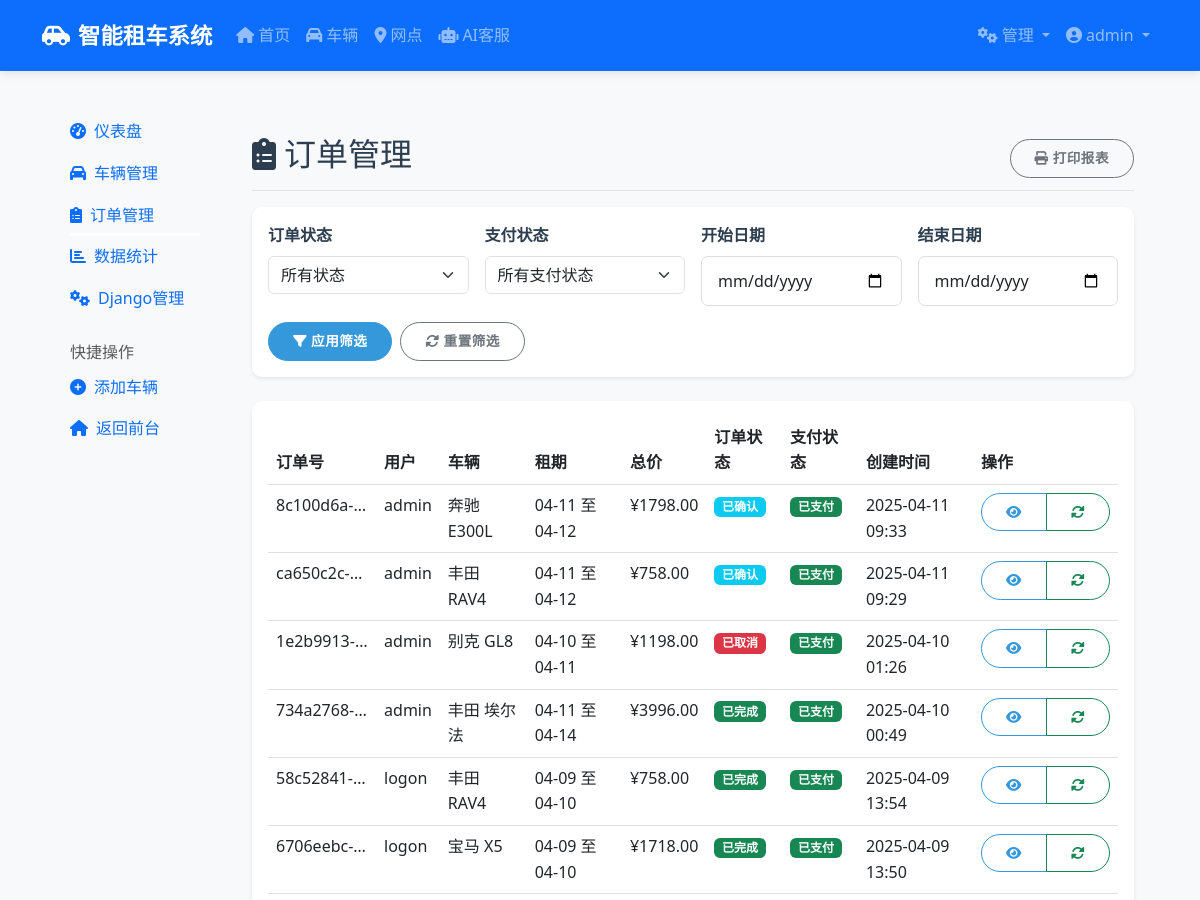
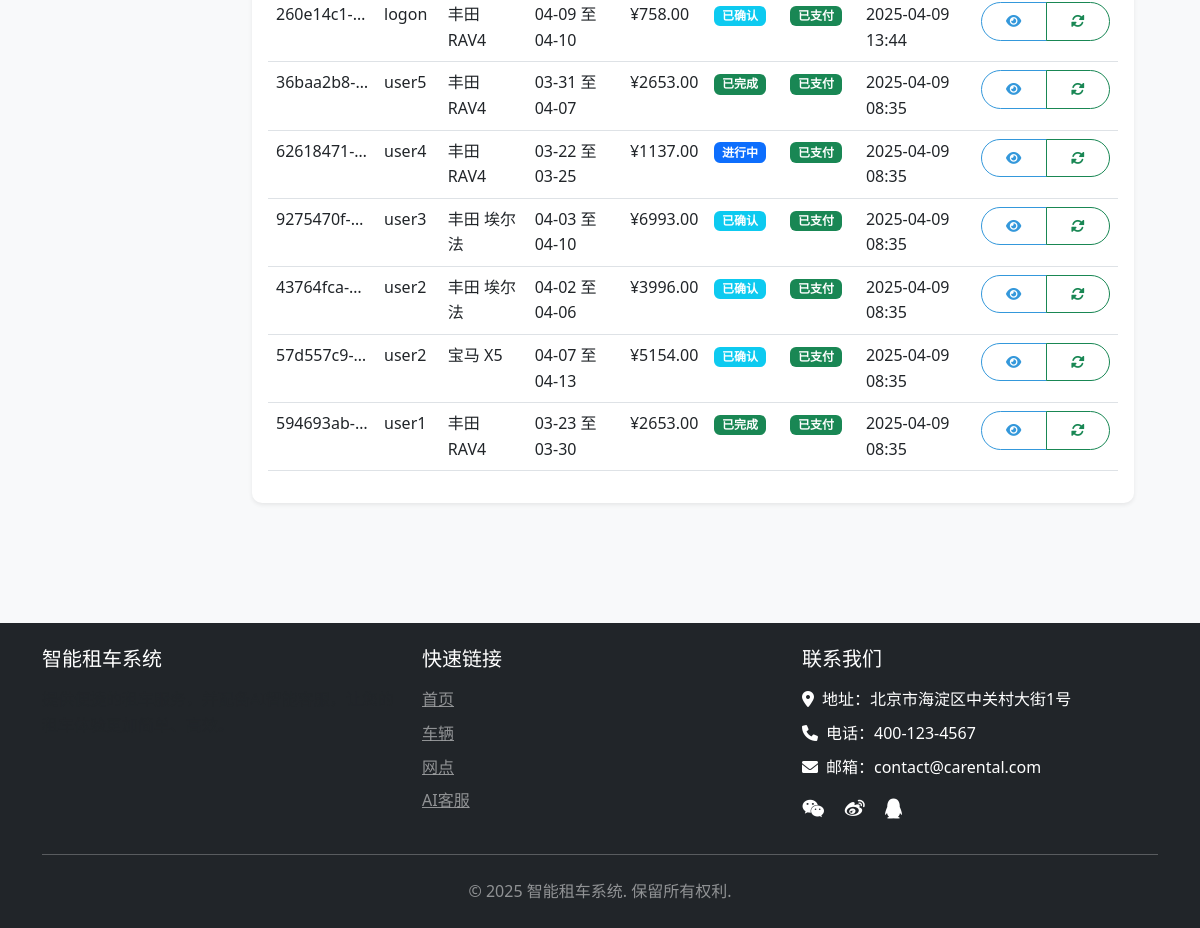
Screenshot of /my-admin/rentals/ (signed in) with the database file from the repository (2 pictures, top to bottom).
### car_rental/models.py (models this page shows, shortened)
class Rental(models.Model):
    RENTAL_STATUS_CHOICES = (
        ('pending', '待处理'),
        ('confirmed', '已确认'),
        ('ongoing', '进行中'),
        ('completed', '已完成'),
        ('cancelled', '已取消'),
    )
    PAYMENT_STATUS_CHOICES = (
        ('pending', '待支付'),
        ('paid', '已支付'),
        ('refunded', '已退款'),
    )
    order_id = models.UUIDField(default=uuid.uuid4, editable=False, unique=True, verbose_name='订单编号')
    user = models.ForeignKey(User, on_delete=models.CASCADE, related_name='rentals', verbose_name='用户')
    car = models.ForeignKey(Car, on_delete=models.CASCADE, related_name='rentals', verbose_name='车辆')
    pickup_location = models.ForeignKey(Location, on_delete=models.SET_NULL, null=True, related_name='pickup_rentals', verbose_name='取车网点')
    return_location = models.ForeignKey(Location, on_delete=models.SET_NULL, null=True, related_name='return_rentals', verbose_name='还车网点')
    start_date = models.DateTimeField(verbose_name='开始日期')
    end_date = models.DateTimeField(verbose_name='结束日期')
    total_price = models.DecimalField(max_digits=10, decimal_places=2, verbose_name='总价')
    status = models.CharField(max_length=15, choices=RENTAL_STATUS_CHOICES, default='pending', verbose_name='订单状态')
    payment_status = models.CharField(max_length=15, choices=PAYMENT_STATUS_CHOICES, default='pending', verbose_name='支付状态')
    created_at = models.DateTimeField(auto_now_add=True, verbose_name='创建时间')
    updated_at = models.DateTimeField(auto_now=True, verbose_name='更新时间')
    notes = models.TextField(blank=True, null=True, verbose_name='备注')
    is_ai_assisted = models.BooleanField(default=False, verbose_name='AI助手推荐')
    class Meta:
        verbose_name = '租车订单'
        verbose_name_plural = '租车订单'

class Car(models.Model):
    CAR_STATUS_CHOICES = (
        ('available', '可用'),
        ('rented', '已租出'),
        ('maintenance', '维护中'),
        ('unavailable', '不可用'),
    )
    TRANSMISSION_CHOICES = (
        ('auto', '自动'),
        ('manual', '手动'),
    )
    FUEL_TYPE_CHOICES = (
        ('gasoline', '汽油'),
        ('diesel', '柴油'),
        ('electric', '电动'),
        ('hybrid', '混合动力'),
    )
    name = models.CharField(max_length=100, verbose_name='车辆名称')
    brand = models.CharField(max_length=50, verbose_name='品牌')
    model = models.CharField(max_length=50, verbose_name='型号')
    year = models.IntegerField(verbose_name='年份')
    license_plate = models.CharField(max_length=20, verbose_name='车牌号')
    category = models.ForeignKey(CarCategory, on_delete=models.SET_NULL, null=True, related_name='cars', verbose_name='类别')
    seats = models.IntegerField(verbose_name='座位数')
    transmission = models.CharField(max_length=10, choices=TRANSMISSION_CHOICES, verbose_name='变速箱')
    fuel_type = models.CharField(max_length=10, choices=FUEL_TYPE_CHOICES, verbose_name='燃料类型')
    daily_rate = models.DecimalField(max_digits=10, decimal_places=2, verbose_name='日租金')
    deposit = models.DecimalField(max_digits=10, decimal_places=2, default=0, verbose_name='押金')
    discount_rate = models.IntegerField(null=True, blank=True, verbose_name='折扣率')
    image = models.ImageField(upload_to='car_images/', verbose_name='车辆图片')
    description = models.TextField(verbose_name='车辆描述')
    status = models.CharField(max_length=15, choices=CAR_STATUS_CHOICES, default='available', verbose_name='状态')
    location = models.ForeignKey(Location, on_delete=models.SET_NULL, null=True, related_name='cars', verbose_name='所在网点')
    mileage = models.IntegerField(verbose_name='里程数', default=0)
    features = models.TextField(verbose_name='特性和配置', blank=True, null=True)
    class Meta:
        verbose_name = '车辆'
        verbose_name_plural = '车辆'

### car_rental/views.py (the view)
# urls.py: path('my-admin/rentals/', views.admin_rentals, name='admin_rentals'),
@staff_member_required
def admin_rentals(request):
    rentals = Rental.objects.all().order_by('-created_at')
    status_filter = request.GET.get('status')
    if status_filter and status_filter != 'all':
        rentals = rentals.filter(status=status_filter)
    payment_filter = request.GET.get('payment')
    if payment_filter and payment_filter != 'all':
        rentals = rentals.filter(payment_status=payment_filter)
    date_from = request.GET.get('date_from')
    date_to = request.GET.get('date_to')
    if date_from:
        rentals = rentals.filter(created_at__gte=date_from)
    if date_to:
        rentals = rentals.filter(created_at__lte=date_to)
    paginator = Paginator(rentals, 20)  # 每页20条订单
    page_number = request.GET.get('page')
    page_obj = paginator.get_page(page_number)
    context = {
        'page_obj': page_obj,
        'status_filter': status_filter or 'all',
        'payment_filter': payment_filter or 'all',
        'date_from': date_from,
        'date_to': date_to,
    }
    return render(request, 'car_rental/admin/rentals.html', context)

### templates/car_rental/admin/rentals.html (shortened to what this page needs)
{% extends 'car_rental/admin/admin_base.html' %}
{% block admin_content %}
<div class="d-flex justify-content-between flex-wrap flex-md-nowrap align-items-center pt-3 pb-2 mb-3 border-bottom">
    <h1 class="h2"><i class="fas fa-clipboard-list me-2"></i>订单管理</h1>
    <div class="btn-toolbar mb-2 mb-md-0">
        <button type="button" class="btn btn-sm btn-outline-secondary" onclick="window.print()">
            <i class="fas fa-print me-1"></i>打印报表
        </button>
    </div>
</div>
<div class="card shadow-sm mb-4">
    <div class="card-body">
        <form method="get" class="row g-3">
            <div class="col-md-3">
                <label class="form-label">订单状态</label>
                <select name="status" class="form-select" onchange="this.form.submit()">
                    <option value="all" {% if status_filter == 'all' %}selected{% endif %}>所有状态</option>
                </select>
            </div>
            <div class="col-md-3">
                <label class="form-label">支付状态</label>
                <select name="payment" class="form-select" onchange="this.form.submit()">
                    <option value="all" {% if payment_filter == 'all' %}selected{% endif %}>所有支付状态</option>
                </select>
            </div>
            <div class="col-md-3">
                <label class="form-label">开始日期</label>
                <input type="date" name="date_from" class="form-control" value="{{ date_from|default:'' }}">
            </div>
            <div class="col-md-3">
                <label class="form-label">结束日期</label>
                <input type="date" name="date_to" class="form-control" value="{{ date_to|default:'' }}">
            </div>
            <div class="col-12 d-flex">
                <button type="submit" class="btn btn-primary me-2">
                    <i class="fas fa-filter me-1"></i>应用筛选
                </button>
                <a href="{% url 'car_rental:admin_rentals' %}" class="btn btn-outline-secondary">
                    <i class="fas fa-sync-alt me-1"></i>重置筛选
                </a>
            </div>
        </form>
    </div>
</div>
<div class="card shadow-sm">
    <div class="card-body">
        {% if page_obj %}
        <div class="table-responsive">
            <table class="table table-hover">
                <thead>
                    <tr>
                        <th>订单号</th>
                        <th>用户</th>
                        <th>车辆</th>
                        <th>租期</th>
                        <th>总价</th>
                        <th>订单状态</th>
                        <th>支付状态</th>
                        <th>创建时间</th>
                        <th>操作</th>
                    </tr>
                </thead>
                <tbody>
                    {% for rental in page_obj %}
                    <tr>
                        <td title="{{ rental.order_id }}">{{ rental.order_id|truncatechars:10 }}</td>
                        <td>{{ rental.user.username }}</td>
                        <td>{{ rental.car.brand }} {{ rental.car.model }}</td>
                        <td>{{ rental.start_date|date:"m-d" }} 至 {{ rental.end_date|date:"m-d" }}</td>
                        <td>¥{{ rental.total_price }}</td>
                        <td>
                            <span class="badge bg-{% if rental.status == 'completed' %}success{% elif rental.status == 'ongoing' %}primary{% elif rental.status == 'confirmed' %}info{% elif rental.status == 'cancelled' %}danger{% else %}warning{% endif %}">
                                {{ rental.get_status_display }}
                            </span>
                        </td>
                        <td>
                            <span class="badge bg-{% if rental.payment_status == 'paid' %}success{% elif rental.payment_status == 'refunded' %}warning{% else %}secondary{% endif %}">
                                {{ rental.get_payment_status_display }}
                            </span>
                        </td>
                        <td>{{ rental.created_at|date:"Y-m-d H:i" }}</td>
                        <td>
                            <div class="btn-group btn-group-sm">
                                <a href="{% url 'car_rental:rental_detail' rental.order_id %}" class="btn btn-outline-primary" title="查看详情">
                                    <i class="fas fa-eye"></i>
                                </a>
                                <button type="button" class="btn btn-outline-success" title="更新状态">
                                    <i class="fas fa-sync-alt"></i>
                                </button>
                            </div>
                        </td>
                    </tr>
                    {% endfor %}
                </tbody>
            </table>
        </div>
        {% endif %}
    </div>
</div>
{% endblock %}

### templates/base/base.html (shortened to what this page needs)
<!DOCTYPE html>
<html lang="zh-CN">
<head>
    <link href="https://cdn.jsdelivr.net/npm/bootstrap@5.3.0/dist/css/bootstrap.min.css" rel="stylesheet">
    <link rel="stylesheet" href="https://cdnjs.cloudflare.com/ajax/libs/font-awesome/6.0.0/css/all.min.css">
    <link rel="stylesheet" href="/static/css/main.css">
</head>
<body>
    <nav class="navbar navbar-expand-lg navbar-dark bg-primary sticky-top">
        <div class="container">
            <a class="navbar-brand" href="{% url 'car_rental:home' %}">
                <i class="fas fa-car-side me-2"></i>智能租车系统
            </a>
            <div class="collapse navbar-collapse" id="navbarNav">
                <ul class="navbar-nav me-auto">
                    <li class="nav-item">
                        <a class="nav-link {% if request.path == '/' %}active{% endif %}" href="{% url 'car_rental:home' %}">
                            <i class="fas fa-home me-1"></i>首页
                        </a>
                    </li>
                    <li class="nav-item">
                        <a class="nav-link {% if '/cars/' in request.path %}active{% endif %}" href="{% url 'car_rental:car_list' %}">
                            <i class="fas fa-car me-1"></i>车辆
                        </a>
                    </li>
                    <li class="nav-item">
                        <a class="nav-link {% if '/locations/' in request.path %}active{% endif %}" href="{% url 'car_rental:location_list' %}">
                            <i class="fas fa-map-marker-alt me-1"></i>网点
                        </a>
                    </li>
                    <li class="nav-item">
                        <a class="nav-link {% if '/ai-customer-service/chat/' in request.path %}active{% endif %}" href="{% url 'ai_customer_service:chat_interface' %}">
                            <i class="fas fa-robot me-1"></i>AI客服
                        </a>
                    </li>
                </ul>
                <ul class="navbar-nav">
                    {% if user.is_authenticated %}
                        {% if user.profile.user_type == 'admin' or user.is_staff %}
                        <li class="nav-item dropdown">
                            <a class="nav-link dropdown-toggle" href="#" id="adminDropdown" role="button" data-bs-toggle="dropdown">
                                <i class="fas fa-cogs me-1"></i>管理
                            </a>
                        </li>
                        {% endif %}
                        <li class="nav-item dropdown">
                            <a class="nav-link dropdown-toggle" href="#" id="userDropdown" role="button" data-bs-toggle="dropdown">
                                <i class="fas fa-user-circle me-1"></i>{{ user.username }}
                            </a>
                        </li>
                    {% endif %}
                </ul>
            </div>
        </div>
    </nav>
    <main class="py-4">
        <div class="container">
            {% block content %}{% endblock %}
        </div>
    </main>
    <footer class="footer bg-dark text-white py-4 mt-5">
        <div class="container">
            <div class="row">
                <div class="col-md-4 mb-4 mb-md-0">
                    <h5 class="text-uppercase mb-3">智能租车系统</h5>
                    <p class="text-muted">
                    </p>
                </div>
                <div class="col-md-4 mb-4 mb-md-0">
                    <h5 class="text-uppercase mb-3">快速链接</h5>
                    <ul class="list-unstyled">
                        <li class="mb-2"><a href="{% url 'car_rental:home' %}" class="text-white-50">首页</a></li>
                        <li class="mb-2"><a href="{% url 'car_rental:car_list' %}" class="text-white-50">车辆</a></li>
                        <li class="mb-2"><a href="{% url 'car_rental:location_list' %}" class="text-white-50">网点</a></li>
                        <li class="mb-2"><a href="{% url 'ai_customer_service:chat_interface' %}" class="text-white-50">AI客服</a></li>
                    </ul>
                </div>
                <div class="col-md-4">
                    <h5 class="text-uppercase mb-3">联系我们</h5>
                    <ul class="list-unstyled">
                        <li class="mb-2"><i class="fas fa-map-marker-alt me-2"></i>地址：北京市海淀区中关村大街1号</li>
                        <li class="mb-2"><i class="fas fa-phone me-2"></i>电话：400-123-4567</li>
                        <li class="mb-2"><i class="fas fa-envelope me-2"></i>邮箱：contact@carental.com</li>
                    </ul>
                    <div class="mt-3">
                        <a href="#" class="text-white me-3"><i class="fab fa-weixin fa-lg"></i></a>
                        <a href="#" class="text-white me-3"><i class="fab fa-weibo fa-lg"></i></a>
                        <a href="#" class="text-white"><i class="fab fa-qq fa-lg"></i></a>
                    </div>
                </div>
            </div>
            <hr class="my-4">
            <div class="text-center">
                <p class="mb-0 text-white-50">© {% now "Y" %} 智能租车系统. 保留所有权利.</p>
            </div>
        </div>
    </footer>
</body>
</html>

### static/css/main.css (style rules this page uses)
:root { --primary-color: #3498db; --secondary-color: #2980b9; --accent-color: #e74c3c; --light-color: #ecf0f1; --dark-color: #2c3e50; --gray-color: #95a5a6; --success-color: #2ecc71; --warning-color: #f39c12; --danger-color: #e74c3c; --info-color: #3498db; }
body { font-family: 'Segoe UI', Tahoma, Geneva, Verdana, sans-serif; color: var(--dark-color); background-color: #f8f9fa; line-height: 1.6; }
.navbar { box-shadow: 0 2px 10px rgba(0, 0, 0, 0.1); padding: 0.8rem 1rem; }
.navbar-brand { font-weight: 700; font-size: 1.4rem; }
.nav-link { font-weight: 500; position: relative; padding: 0.5rem 1rem; transition: all 0.3s ease; }
.card { border: none; border-radius: 10px; box-shadow: 0 4px 15px rgba(0, 0, 0, 0.1); transition: transform 0.3s ease, box-shadow 0.3s ease; margin-bottom: 1.5rem; overflow: hidden; }
.btn { border-radius: 50px; padding: 0.5rem 1.5rem; font-weight: 600; text-transform: uppercase; font-size: 0.85rem; letter-spacing: 0.5px; transition: all 0.3s ease; }
.btn-primary { background-color: var(--primary-color); border-color: var(--primary-color); }
.btn-outline-primary { color: var(--primary-color); border-color: var(--primary-color); }
.form-control { border-radius: 7px; padding: 0.75rem 1rem; border: 1px solid #ddd; transition: border-color 0.3s ease, box-shadow 0.3s ease; }
.form-label { font-weight: 600; margin-bottom: 0.5rem; color: var(--dark-color); }
.footer { background-color: var(--dark-color); }
.footer a { transition: color 0.3s ease; }

### rows the page displays
Rental: order_id "8c100d6a-…", user.username "admin", car.brand "奔驰", car.model "E300L", start_date "04-11", end_date "04-12", total_price "1798.00", status "已确认", payment_status "已支付", created_at "2025-04-11 09:33"
Rental: order_id "ca650c2c-…", user.username "admin", car.brand "丰田", car.model "RAV4", start_date "04-11", end_date "04-12", total_price "758.00", status "已确认", payment_status "已支付", created_at "2025-04-11 09:29"
Rental: order_id "1e2b9913-…", user.username "admin", car.brand "别克", car.model "GL8", start_date "04-10", end_date "04-11", total_price "1198.00", status "已取消", payment_status "已支付", created_at "2025-04-10 01:26"
Rental: order_id "734a2768-…", user.username "admin", car.brand "丰田", car.model "埃尔法", start_date "04-11", end_date "04-14", total_price "3996.00", status "已完成", payment_status "已支付", created_at "2025-04-10 00:49"
Rental: order_id "58c52841-…", user.username "logon", car.brand "丰田", car.model "RAV4", start_date "04-09", end_date "04-10", total_price "758.00", status "已完成", payment_status "已支付", created_at "2025-04-09 13:54"
Rental: order_id "6706eebc-…", user.username "logon", car.brand "宝马", car.model "X5", start_date "04-09", end_date "04-10", total_price "1718.00", status "已完成", payment_status "已支付", created_at "2025-04-09 13:50"
Rental: order_id "260e14c1-…", user.username "logon", car.brand "丰田", car.model "RAV4", start_date "04-09", end_date "04-10", total_price "758.00", status "已确认", payment_status "已支付", created_at "2025-04-09 13:44"
Rental: order_id "36baa2b8-…", user.username "user5", car.brand "丰田", car.model "RAV4", start_date "03-31", end_date "04-07", total_price "2653.00", status "已完成", payment_status "已支付", created_at "2025-04-09 08:35"
Rental: order_id "62618471-…", user.username "user4", car.brand "丰田", car.model "RAV4", start_date "03-22", end_date "03-25", total_price "1137.00", status "进行中", payment_status "已支付", created_at "2025-04-09 08:35"
Rental: order_id "9275470f-…", user.username "user3", car.brand "丰田", car.model "埃尔法", start_date "04-03", end_date "04-10", total_price "6993.00", status "已确认", payment_status "已支付", created_at "2025-04-09 08:35"
Rental: order_id "43764fca-…", user.username "user2", car.brand "丰田", car.model "埃尔法", start_date "04-02", end_date "04-06", total_price "3996.00", status "已确认", payment_status "已支付", created_at "2025-04-09 08:35"
Rental: order_id "57d557c9-…", user.username "user2", car.brand "宝马", car.model "X5", start_date "04-07", end_date "04-13", total_price "5154.00", status "已确认", payment_status "已支付", created_at "2025-04-09 08:35"
Rental: order_id "594693ab-…", user.username "user1", car.brand "丰田", car.model "RAV4", start_date "03-23", end_date "03-30", total_price "2653.00", status "已完成", payment_status "已支付", created_at "2025-04-09 08:35"

### other values shown
{{ user.username }} "admin"
